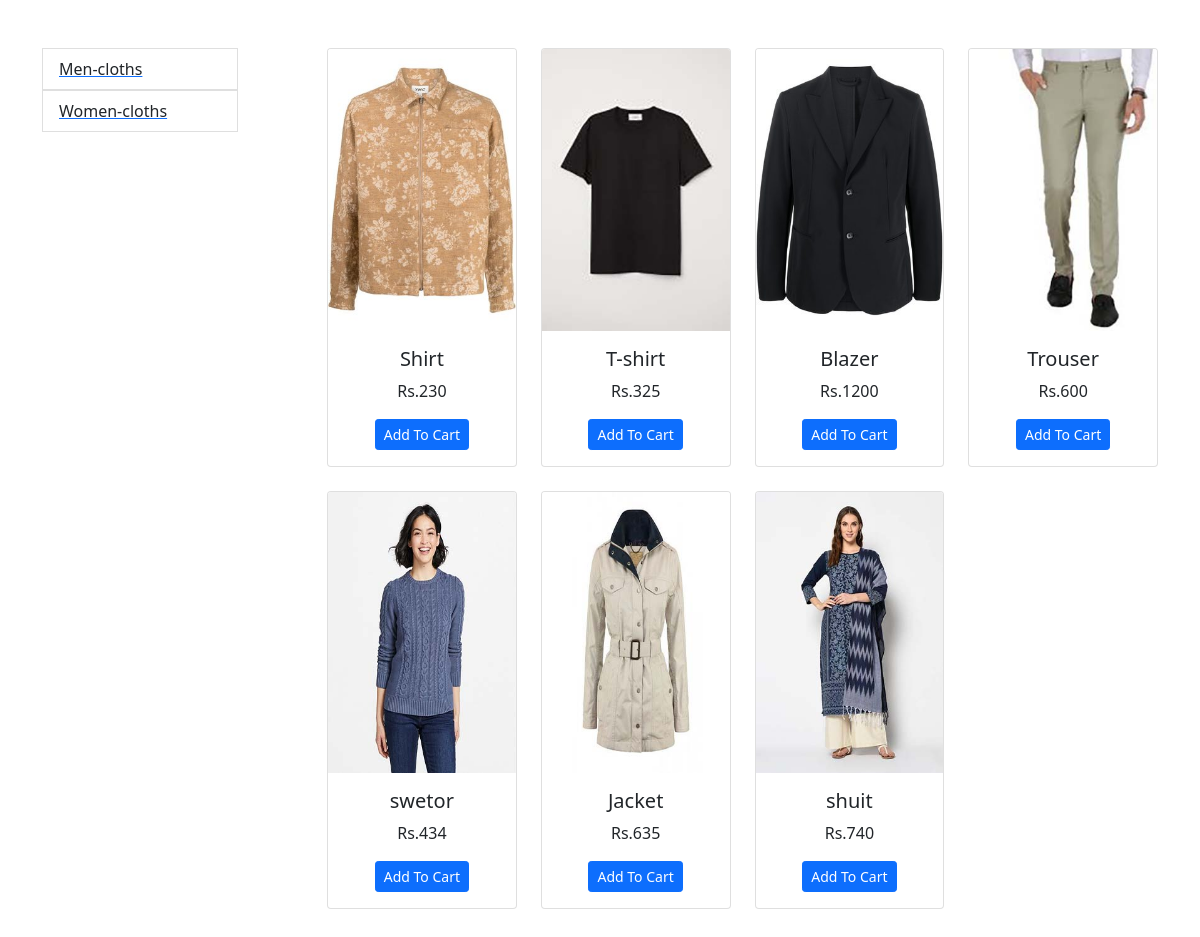
The page / on the database its author committed.
### mains/models.py (models this page shows, shortened)
class Category(models.Model):
    name = models.CharField(max_length=50)
    class Meta:
        verbose_name = 'category'
        verbose_name_plural = 'categories'

class Product(models.Model):
    name = models.CharField(max_length=50)
    price = models.IntegerField(default=0)
    category = models.ForeignKey(Category, on_delete=models.CASCADE)
    description = models.TextField(default='' , null=True , blank=True)
    image = models.ImageField(upload_to='products/')

### mains/views.py (the view)
# urls.py: path('', views.index_fun, name='home'),
def index_fun(request):
   all_products = None
   all_categories = Category.objects.all()
   categoryID = request.GET.get('category')
   if categoryID:
      all_products = Product.products_by_cat_id(categoryID)
   else:
      all_products = Product.objects.all()
   context = {
      'products': all_products,
      'categories': all_categories,
   }
   return render(request, 'mains/index.html', context)

### mains/templates/mains/index.html (shortened to what this page needs)
{% extends 'base.html' %}
{% load static %}
{% block content %}
<div class="row my-5">
    <div class="col-sm-3">
        <ul class="list-group w-75">
            {% for cat in categories %}
           <a href="/?category={{cat.id}}"><li class="list-group-item">{{cat.name}}</li></a>
           {% endfor %}
          </ul>
    </div>
    <div class="col-sm-9">
        <div class="row">
            {% for prod in products %}
            <div class="col-sm-3">
                <div class="card mb-4 text-center" style="width: 100%;">
                    <img src="{{prod.image.url}}" class="card-img-top" alt="...">
                    <div class="card-body">
                      <h5 class="card-title">{{prod.name}}</h5>
                      <p class="card-text">Rs.{{prod.price}}</p>
                      <a href="#" class="btn btn-primary btn-sm">Add To Cart</a>
                    </div>
                  </div>
            </div>
            {% endfor %}
        </div>
    </div>
</div>
{% endblock content %}

### templates/base.html (shortened to what this page needs)
<!doctype html>
{% load static %}
<html lang="en">
  <head>
    <link href="https://cdn.jsdelivr.net/npm/bootstrap@5.0.2/dist/css/bootstrap.min.css" rel="stylesheet">
    <link rel="stylesheet" href="{% static 'style.css' %}">
<link rel="stylesheet" href="https://cdnjs.cloudflare.com/ajax/libs/font-awesome/6.0.0-beta2/css/all.min.css"
integrity="sha512-YWzhKL2whUzgiheMoBFwW8CKV4qpHQAEuvilg9FAn5VJUDwKZZxkJNuGM4XkWuk94WCrrwslk8yWNGmY1EduTA=="
crossorigin="anonymous" />
  </head>
  <body>
    <div class="container my-5">
      {% block content %}{% endblock content %}
    </div>
  </body>
</html>

### rows shown on the page
Category: name "Men-cloths"
Category: name "Women-cloths"
Product: image (picture), name "Shirt", price "230"
Product: image (picture), name "T-shirt", price "325"
Product: image (picture), name "Blazer", price "1200"
Product: image (picture), name "Trouser", price "600"
Product: image (picture), name "swetor", price "434"
Product: image (picture), name "Jacket", price "635"
Product: image (picture), name "shuit", price "740"
